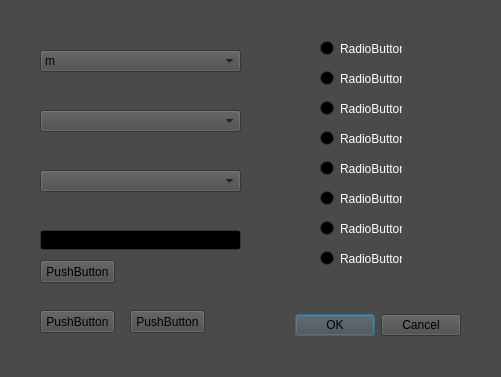
<?xml version="1.0" encoding="UTF-8"?>
<ui version="4.0">
 <class>Dialog</class>
 <widget class="QDialog" name="Dialog">
  <property name="enabled">
   <bool>true</bool>
  </property>
  <property name="geometry">
   <rect>
    <x>0</x>
    <y>0</y>
    <width>501</width>
    <height>377</height>
   </rect>
  </property>
  <property name="palette">
   <palette>
    <active>
     <colorrole role="WindowText">
      <brush brushstyle="SolidPattern">
       <color alpha="255">
        <red>255</red>
        <green>255</green>
        <blue>255</blue>
       </color>
      </brush>
     </colorrole>
     <colorrole role="Button">
      <brush brushstyle="SolidPattern">
       <color alpha="255">
        <red>74</red>
        <green>74</green>
        <blue>74</blue>
       </color>
      </brush>
     </colorrole>
     <colorrole role="Light">
      <brush brushstyle="SolidPattern">
       <color alpha="255">
        <red>111</red>
        <green>111</green>
        <blue>111</blue>
       </color>
      </brush>
     </colorrole>
     <colorrole role="Midlight">
      <brush brushstyle="SolidPattern">
       <color alpha="255">
        <red>92</red>
        <green>92</green>
        <blue>92</blue>
       </color>
      </brush>
     </colorrole>
     <colorrole role="Dark">
      <brush brushstyle="SolidPattern">
       <color alpha="255">
        <red>37</red>
        <green>37</green>
        <blue>37</blue>
       </color>
      </brush>
     </colorrole>
     <colorrole role="Mid">
      <brush brushstyle="SolidPattern">
       <color alpha="255">
        <red>49</red>
        <green>49</green>
        <blue>49</blue>
       </color>
      </brush>
     </colorrole>
     <colorrole role="Text">
      <brush brushstyle="SolidPattern">
       <color alpha="255">
        <red>255</red>
        <green>255</green>
        <blue>255</blue>
       </color>
      </brush>
     </colorrole>
     <colorrole role="BrightText">
      <brush brushstyle="SolidPattern">
       <color alpha="255">
        <red>255</red>
        <green>255</green>
        <blue>255</blue>
       </color>
      </brush>
     </colorrole>
     <colorrole role="ButtonText">
      <brush brushstyle="SolidPattern">
       <color alpha="255">
        <red>0</red>
        <green>0</green>
        <blue>0</blue>
       </color>
      </brush>
     </colorrole>
     <colorrole role="Base">
      <brush brushstyle="SolidPattern">
       <color alpha="255">
        <red>0</red>
        <green>0</green>
        <blue>0</blue>
       </color>
      </brush>
     </colorrole>
     <colorrole role="Window">
      <brush brushstyle="SolidPattern">
       <color alpha="255">
        <red>74</red>
        <green>74</green>
        <blue>74</blue>
       </color>
      </brush>
     </colorrole>
     <colorrole role="Shadow">
      <brush brushstyle="SolidPattern">
       <color alpha="255">
        <red>0</red>
        <green>0</green>
        <blue>0</blue>
       </color>
      </brush>
     </colorrole>
     <colorrole role="AlternateBase">
      <brush brushstyle="SolidPattern">
       <color alpha="255">
        <red>37</red>
        <green>37</green>
        <blue>37</blue>
       </color>
      </brush>
     </colorrole>
     <colorrole role="ToolTipBase">
      <brush brushstyle="SolidPattern">
       <color alpha="255">
        <red>255</red>
        <green>255</green>
        <blue>220</blue>
       </color>
      </brush>
     </colorrole>
     <colorrole role="ToolTipText">
      <brush brushstyle="SolidPattern">
       <color alpha="255">
        <red>0</red>
        <green>0</green>
        <blue>0</blue>
       </color>
      </brush>
     </colorrole>
    </active>
    <inactive>
     <colorrole role="WindowText">
      <brush brushstyle="SolidPattern">
       <color alpha="255">
        <red>255</red>
        <green>255</green>
        <blue>255</blue>
       </color>
      </brush>
     </colorrole>
     <colorrole role="Button">
      <brush brushstyle="SolidPattern">
       <color alpha="255">
        <red>74</red>
        <green>74</green>
        <blue>74</blue>
       </color>
      </brush>
     </colorrole>
     <colorrole role="Light">
      <brush brushstyle="SolidPattern">
       <color alpha="255">
        <red>111</red>
        <green>111</green>
        <blue>111</blue>
       </color>
      </brush>
     </colorrole>
     <colorrole role="Midlight">
      <brush brushstyle="SolidPattern">
       <color alpha="255">
        <red>92</red>
        <green>92</green>
        <blue>92</blue>
       </color>
      </brush>
     </colorrole>
     <colorrole role="Dark">
      <brush brushstyle="SolidPattern">
       <color alpha="255">
        <red>37</red>
        <green>37</green>
        <blue>37</blue>
       </color>
      </brush>
     </colorrole>
     <colorrole role="Mid">
      <brush brushstyle="SolidPattern">
       <color alpha="255">
        <red>49</red>
        <green>49</green>
        <blue>49</blue>
       </color>
      </brush>
     </colorrole>
     <colorrole role="Text">
      <brush brushstyle="SolidPattern">
       <color alpha="255">
        <red>255</red>
        <green>255</green>
        <blue>255</blue>
       </color>
      </brush>
     </colorrole>
     <colorrole role="BrightText">
      <brush brushstyle="SolidPattern">
       <color alpha="255">
        <red>255</red>
        <green>255</green>
        <blue>255</blue>
       </color>
      </brush>
     </colorrole>
     <colorrole role="ButtonText">
      <brush brushstyle="SolidPattern">
       <color alpha="255">
        <red>0</red>
        <green>0</green>
        <blue>0</blue>
       </color>
      </brush>
     </colorrole>
     <colorrole role="Base">
      <brush brushstyle="SolidPattern">
       <color alpha="255">
        <red>0</red>
        <green>0</green>
        <blue>0</blue>
       </color>
      </brush>
     </colorrole>
     <colorrole role="Window">
      <brush brushstyle="SolidPattern">
       <color alpha="255">
        <red>74</red>
        <green>74</green>
        <blue>74</blue>
       </color>
      </brush>
     </colorrole>
     <colorrole role="Shadow">
      <brush brushstyle="SolidPattern">
       <color alpha="255">
        <red>0</red>
        <green>0</green>
        <blue>0</blue>
       </color>
      </brush>
     </colorrole>
     <colorrole role="AlternateBase">
      <brush brushstyle="SolidPattern">
       <color alpha="255">
        <red>37</red>
        <green>37</green>
        <blue>37</blue>
       </color>
      </brush>
     </colorrole>
     <colorrole role="ToolTipBase">
      <brush brushstyle="SolidPattern">
       <color alpha="255">
        <red>255</red>
        <green>255</green>
        <blue>220</blue>
       </color>
      </brush>
     </colorrole>
     <colorrole role="ToolTipText">
      <brush brushstyle="SolidPattern">
       <color alpha="255">
        <red>0</red>
        <green>0</green>
        <blue>0</blue>
       </color>
      </brush>
     </colorrole>
    </inactive>
    <disabled>
     <colorrole role="WindowText">
      <brush brushstyle="SolidPattern">
       <color alpha="255">
        <red>37</red>
        <green>37</green>
        <blue>37</blue>
       </color>
      </brush>
     </colorrole>
     <colorrole role="Button">
      <brush brushstyle="SolidPattern">
       <color alpha="255">
        <red>74</red>
        <green>74</green>
        <blue>74</blue>
       </color>
      </brush>
     </colorrole>
     <colorrole role="Light">
      <brush brushstyle="SolidPattern">
       <color alpha="255">
        <red>111</red>
        <green>111</green>
        <blue>111</blue>
       </color>
      </brush>
     </colorrole>
     <colorrole role="Midlight">
      <brush brushstyle="SolidPattern">
       <color alpha="255">
        <red>92</red>
        <green>92</green>
        <blue>92</blue>
       </color>
      </brush>
     </colorrole>
     <colorrole role="Dark">
      <brush brushstyle="SolidPattern">
       <color alpha="255">
        <red>37</red>
        <green>37</green>
        <blue>37</blue>
       </color>
      </brush>
     </colorrole>
     <colorrole role="Mid">
      <brush brushstyle="SolidPattern">
       <color alpha="255">
        <red>49</red>
        <green>49</green>
        <blue>49</blue>
       </color>
      </brush>
     </colorrole>
     <colorrole role="Text">
      <brush brushstyle="SolidPattern">
       <color alpha="255">
        <red>37</red>
        <green>37</green>
        <blue>37</blue>
       </color>
      </brush>
     </colorrole>
     <colorrole role="BrightText">
      <brush brushstyle="SolidPattern">
       <color alpha="255">
        <red>255</red>
        <green>255</green>
        <blue>255</blue>
       </color>
      </brush>
     </colorrole>
     <colorrole role="ButtonText">
      <brush brushstyle="SolidPattern">
       <color alpha="255">
        <red>37</red>
        <green>37</green>
        <blue>37</blue>
       </color>
      </brush>
     </colorrole>
     <colorrole role="Base">
      <brush brushstyle="SolidPattern">
       <color alpha="255">
        <red>74</red>
        <green>74</green>
        <blue>74</blue>
       </color>
      </brush>
     </colorrole>
     <colorrole role="Window">
      <brush brushstyle="SolidPattern">
       <color alpha="255">
        <red>74</red>
        <green>74</green>
        <blue>74</blue>
       </color>
      </brush>
     </colorrole>
     <colorrole role="Shadow">
      <brush brushstyle="SolidPattern">
       <color alpha="255">
        <red>0</red>
        <green>0</green>
        <blue>0</blue>
       </color>
      </brush>
     </colorrole>
     <colorrole role="AlternateBase">
      <brush brushstyle="SolidPattern">
       <color alpha="255">
        <red>74</red>
        <green>74</green>
        <blue>74</blue>
       </color>
      </brush>
     </colorrole>
     <colorrole role="ToolTipBase">
      <brush brushstyle="SolidPattern">
       <color alpha="255">
        <red>255</red>
        <green>255</green>
        <blue>220</blue>
       </color>
      </brush>
     </colorrole>
     <colorrole role="ToolTipText">
      <brush brushstyle="SolidPattern">
       <color alpha="255">
        <red>0</red>
        <green>0</green>
        <blue>0</blue>
       </color>
      </brush>
     </colorrole>
    </disabled>
   </palette>
  </property>
  <property name="windowTitle">
   <string>Dialog</string>
  </property>
  <widget class="QDialogButtonBox" name="buttonBox">
   <property name="geometry">
    <rect>
     <x>290</x>
     <y>310</y>
     <width>171</width>
     <height>31</height>
    </rect>
   </property>
   <property name="orientation">
    <enum>Qt::Horizontal</enum>
   </property>
   <property name="standardButtons">
    <set>QDialogButtonBox::Cancel|QDialogButtonBox::Ok</set>
   </property>
  </widget>
  <widget class="QComboBox" name="comboBox">
   <property name="geometry">
    <rect>
     <x>40</x>
     <y>50</y>
     <width>201</width>
     <height>22</height>
    </rect>
   </property>
   <property name="palette">
    <palette>
     <active>
      <colorrole role="WindowText">
       <brush brushstyle="SolidPattern">
        <color alpha="255">
         <red>0</red>
         <green>0</green>
         <blue>0</blue>
        </color>
       </brush>
      </colorrole>
      <colorrole role="Text">
       <brush brushstyle="SolidPattern">
        <color alpha="255">
         <red>0</red>
         <green>0</green>
         <blue>0</blue>
        </color>
       </brush>
      </colorrole>
      <colorrole role="ButtonText">
       <brush brushstyle="SolidPattern">
        <color alpha="255">
         <red>0</red>
         <green>0</green>
         <blue>0</blue>
        </color>
       </brush>
      </colorrole>
     </active>
     <inactive>
      <colorrole role="WindowText">
       <brush brushstyle="SolidPattern">
        <color alpha="255">
         <red>0</red>
         <green>0</green>
         <blue>0</blue>
        </color>
       </brush>
      </colorrole>
      <colorrole role="Text">
       <brush brushstyle="SolidPattern">
        <color alpha="255">
         <red>0</red>
         <green>0</green>
         <blue>0</blue>
        </color>
       </brush>
      </colorrole>
      <colorrole role="ButtonText">
       <brush brushstyle="SolidPattern">
        <color alpha="255">
         <red>0</red>
         <green>0</green>
         <blue>0</blue>
        </color>
       </brush>
      </colorrole>
     </inactive>
     <disabled>
      <colorrole role="WindowText">
       <brush brushstyle="SolidPattern">
        <color alpha="255">
         <red>37</red>
         <green>37</green>
         <blue>37</blue>
        </color>
       </brush>
      </colorrole>
      <colorrole role="Text">
       <brush brushstyle="SolidPattern">
        <color alpha="255">
         <red>37</red>
         <green>37</green>
         <blue>37</blue>
        </color>
       </brush>
      </colorrole>
      <colorrole role="ButtonText">
       <brush brushstyle="SolidPattern">
        <color alpha="255">
         <red>37</red>
         <green>37</green>
         <blue>37</blue>
        </color>
       </brush>
      </colorrole>
     </disabled>
    </palette>
   </property>
   <property name="editable">
    <bool>false</bool>
   </property>
   <item>
    <property name="text">
     <string>m</string>
    </property>
   </item>
   <item>
    <property name="text">
     <string>s</string>
    </property>
   </item>
  </widget>
  <widget class="QComboBox" name="comboBox_2">
   <property name="geometry">
    <rect>
     <x>40</x>
     <y>110</y>
     <width>201</width>
     <height>22</height>
    </rect>
   </property>
  </widget>
  <widget class="QComboBox" name="comboBox_3">
   <property name="geometry">
    <rect>
     <x>40</x>
     <y>170</y>
     <width>201</width>
     <height>22</height>
    </rect>
   </property>
  </widget>
  <widget class="QRadioButton" name="radioButton">
   <property name="enabled">
    <bool>true</bool>
   </property>
   <property name="geometry">
    <rect>
     <x>320</x>
     <y>40</y>
     <width>82</width>
     <height>17</height>
    </rect>
   </property>
   <property name="text">
    <string>RadioButton</string>
   </property>
   <property name="checked">
    <bool>false</bool>
   </property>
  </widget>
  <widget class="QRadioButton" name="radioButton_2">
   <property name="geometry">
    <rect>
     <x>320</x>
     <y>70</y>
     <width>82</width>
     <height>17</height>
    </rect>
   </property>
   <property name="text">
    <string>RadioButton</string>
   </property>
  </widget>
  <widget class="QRadioButton" name="radioButton_3">
   <property name="geometry">
    <rect>
     <x>320</x>
     <y>100</y>
     <width>82</width>
     <height>17</height>
    </rect>
   </property>
   <property name="text">
    <string>RadioButton</string>
   </property>
  </widget>
  <widget class="QRadioButton" name="radioButton_4">
   <property name="geometry">
    <rect>
     <x>320</x>
     <y>130</y>
     <width>82</width>
     <height>17</height>
    </rect>
   </property>
   <property name="text">
    <string>RadioButton</string>
   </property>
  </widget>
  <widget class="QRadioButton" name="radioButton_5">
   <property name="geometry">
    <rect>
     <x>320</x>
     <y>160</y>
     <width>82</width>
     <height>17</height>
    </rect>
   </property>
   <property name="text">
    <string>RadioButton</string>
   </property>
  </widget>
  <widget class="QRadioButton" name="radioButton_6">
   <property name="geometry">
    <rect>
     <x>320</x>
     <y>190</y>
     <width>82</width>
     <height>17</height>
    </rect>
   </property>
   <property name="text">
    <string>RadioButton</string>
   </property>
  </widget>
  <widget class="QRadioButton" name="radioButton_7">
   <property name="geometry">
    <rect>
     <x>320</x>
     <y>220</y>
     <width>82</width>
     <height>17</height>
    </rect>
   </property>
   <property name="text">
    <string>RadioButton</string>
   </property>
  </widget>
  <widget class="QRadioButton" name="radioButton_8">
   <property name="geometry">
    <rect>
     <x>320</x>
     <y>250</y>
     <width>82</width>
     <height>17</height>
    </rect>
   </property>
   <property name="text">
    <string>RadioButton</string>
   </property>
  </widget>
  <widget class="QPushButton" name="pushButton">
   <property name="geometry">
    <rect>
     <x>40</x>
     <y>260</y>
     <width>75</width>
     <height>23</height>
    </rect>
   </property>
   <property name="text">
    <string>PushButton</string>
   </property>
  </widget>
  <widget class="QPushButton" name="pushButton_2">
   <property name="geometry">
    <rect>
     <x>40</x>
     <y>310</y>
     <width>75</width>
     <height>23</height>
    </rect>
   </property>
   <property name="text">
    <string>PushButton</string>
   </property>
  </widget>
  <widget class="QPushButton" name="pushButton_3">
   <property name="geometry">
    <rect>
     <x>130</x>
     <y>310</y>
     <width>75</width>
     <height>23</height>
    </rect>
   </property>
   <property name="text">
    <string>PushButton</string>
   </property>
  </widget>
  <widget class="QLineEdit" name="lineEdit">
   <property name="geometry">
    <rect>
     <x>40</x>
     <y>230</y>
     <width>201</width>
     <height>20</height>
    </rect>
   </property>
  </widget>
 </widget>
 <resources/>
 <connections>
  <connection>
   <sender>buttonBox</sender>
   <signal>accepted()</signal>
   <receiver>Dialog</receiver>
   <slot>accept()</slot>
   <hints>
    <hint type="sourcelabel">
     <x>248</x>
     <y>254</y>
    </hint>
    <hint type="destinationlabel">
     <x>157</x>
     <y>274</y>
    </hint>
   </hints>
  </connection>
  <connection>
   <sender>buttonBox</sender>
   <signal>rejected()</signal>
   <receiver>Dialog</receiver>
   <slot>reject()</slot>
   <hints>
    <hint type="sourcelabel">
     <x>316</x>
     <y>260</y>
    </hint>
    <hint type="destinationlabel">
     <x>286</x>
     <y>274</y>
    </hint>
   </hints>
  </connection>
 </connections>
</ui>
